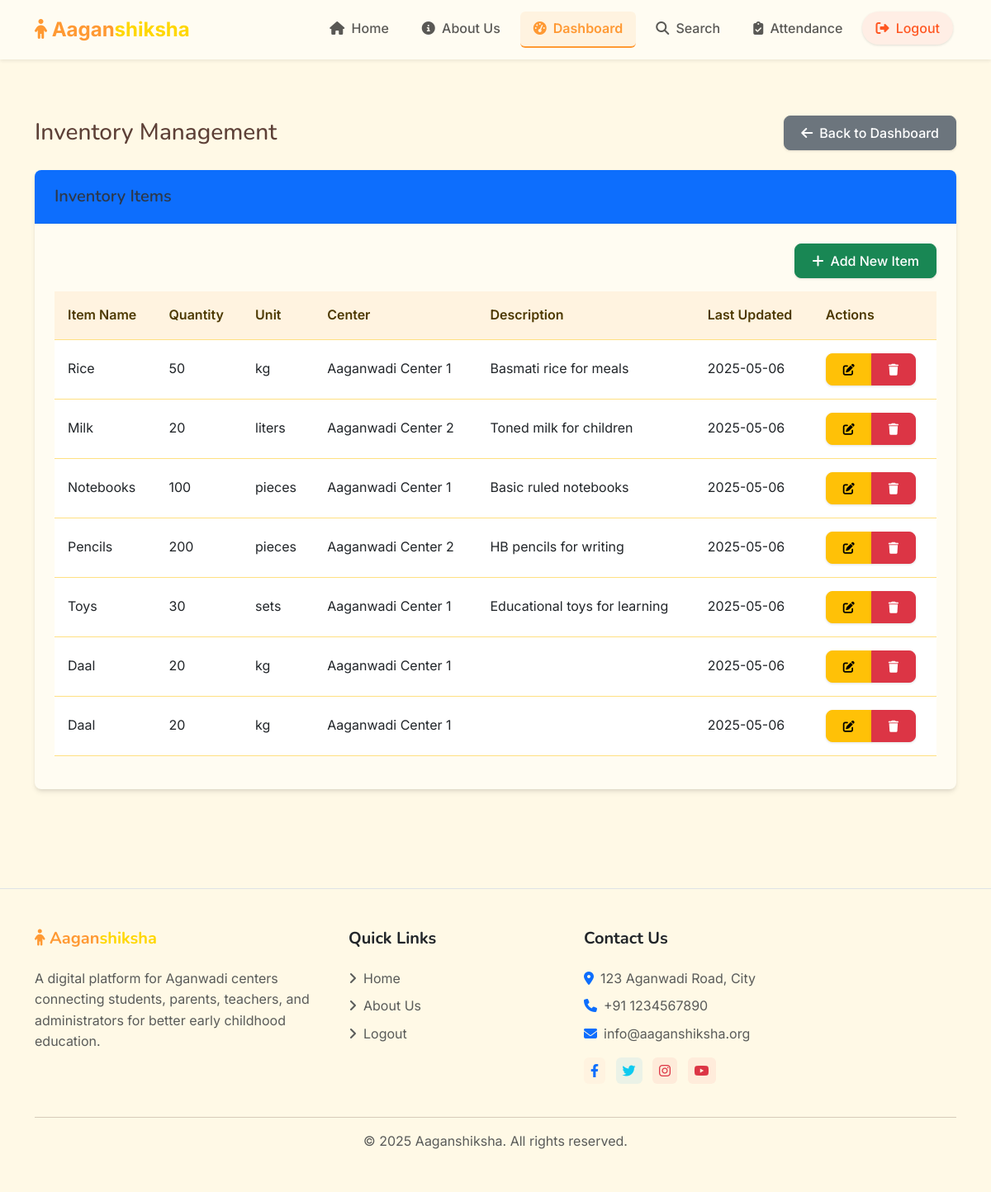
The page /admin/inventory (signed in) on the database as committed earlier.
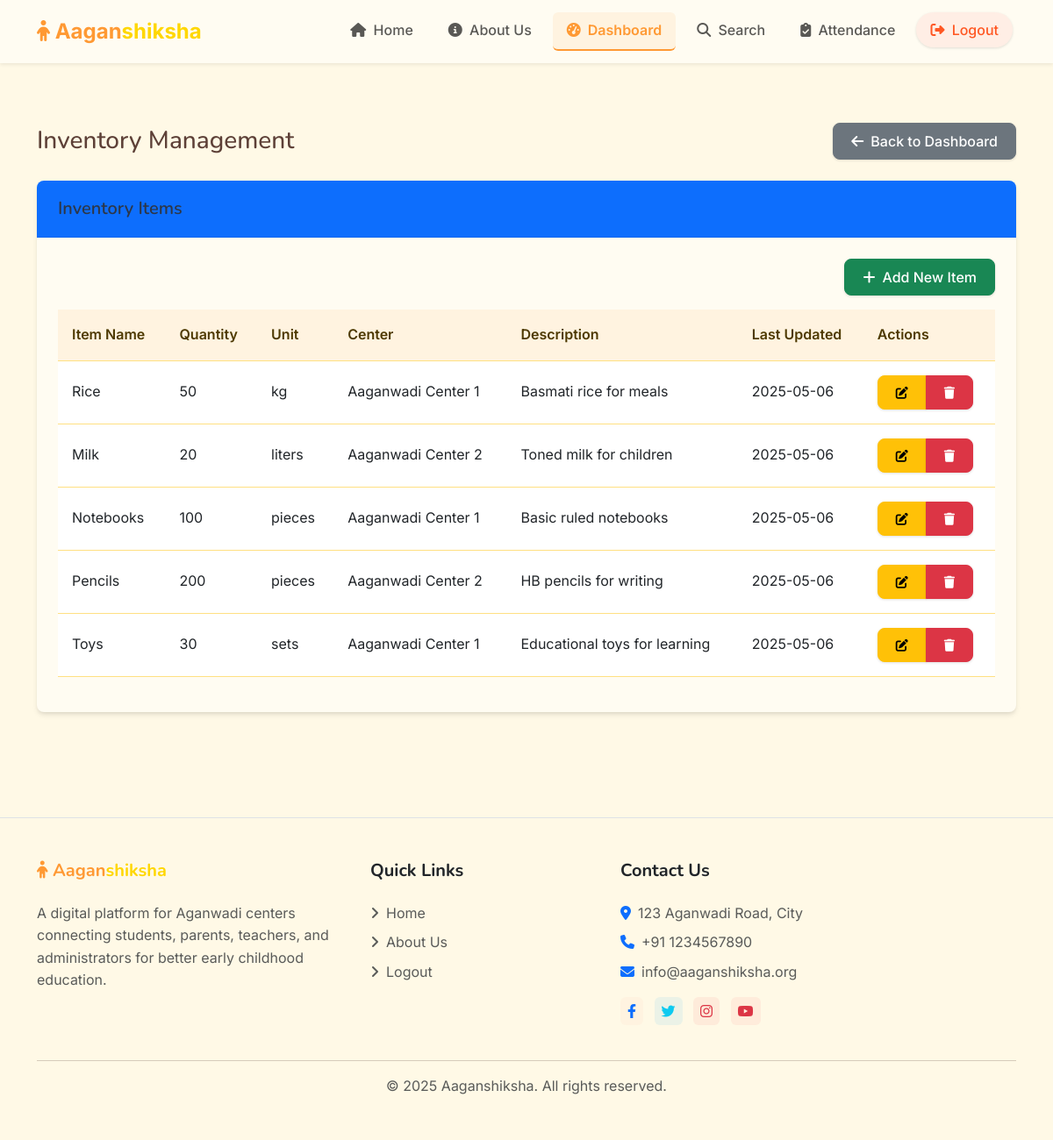
The same page on the database as committed later.
### models.py (models this page shows)
class Inventory(db.Model):
    id = db.Column(db.Integer, primary_key=True)
    item_name = db.Column(db.String(100), nullable=False)
    quantity = db.Column(db.Integer, default=0)
    unit = db.Column(db.String(20))
    description = db.Column(db.Text)
    center_id = db.Column(db.Integer, db.ForeignKey('center.id'), nullable=False)
    created_at = db.Column(db.DateTime, default=datetime.utcnow)
    updated_at = db.Column(db.DateTime, default=datetime.utcnow, onupdate=datetime.utcnow)

class Center(db.Model):
    id = db.Column(db.Integer, primary_key=True)
    name = db.Column(db.String(100), nullable=False)
    address = db.Column(db.String(200), nullable=False)
    contact_number = db.Column(db.String(15))
    email = db.Column(db.String(120))
    created_at = db.Column(db.DateTime, default=datetime.utcnow)
    students = db.relationship('Student', backref='center', lazy=True)
    inventory_items = db.relationship('Inventory', backref='center', lazy=True)

### routes/admin.py (the view)
@admin_bp.route('/inventory')
@login_required
@admin_required
def inventory():
    inventory_items = Inventory.query.all()
    return render_template('admin/inventory.html', inventory_items=inventory_items)

### app.py (called while the page is built)
@app.context_processor
def inject_csrf_token():
    return dict(csrf_token=generate_csrf)

@login_manager.user_loader
def load_user(user_id):
    return User.query.get(int(user_id))

### routes/admin.py (called while the page is built)
def admin_required(f):
    @wraps(f)
    def decorated_function(*args, **kwargs):
        if not current_user.is_authenticated or current_user.role != 'admin':
            flash('You need to be an admin to access this page.', 'danger')
            return redirect(url_for('auth.login'))
        return f(*args, **kwargs)
    return decorated_function

### templates/admin/inventory.html (shortened to what the changed rows need)
{% extends 'base.html' %}
{% block content %}
<div class="container py-4">
    <div class="d-flex justify-content-between align-items-center mb-4">
        <h1 class="h3 mb-0">Inventory Management</h1>
    </div>
    <div class="card mb-4">
        <div class="card-body">
            {% if is_add or is_edit %}
                <form method="POST">
                    {{ form.hidden_tag() }}
                    <div class="row mb-3">
                        <div class="col-md-6">
                            <label class="form-label">Item Name</label>
                            {{ form.item_name(class="form-control") }}
                            {% if form.item_name.errors %}
                                <div class="text-danger">
                                    {% for error in form.item_name.errors %}
                                        <small>{{ error }}</small>
                                    {% endfor %}
                                </div>
                            {% endif %}
                        </div>
                        <div class="col-md-3">
                            <label class="form-label">Quantity</label>
                            {{ form.quantity(class="form-control") }}
                            {% if form.quantity.errors %}
                                <div class="text-danger">
                                    {% for error in form.quantity.errors %}
                                        <small>{{ error }}</small>
                                    {% endfor %}
                                </div>
                            {% endif %}
                        </div>
                        <div class="col-md-3">
                            <label class="form-label">Unit</label>
                            {{ form.unit(class="form-control") }}
                            {% if form.unit.errors %}
                                <div class="text-danger">
                                    {% for error in form.unit.errors %}
                                        <small>{{ error }}</small>
                                    {% endfor %}
                                </div>
                            {% endif %}
                        </div>
                    </div>
                    <div class="mb-3">
                        <label class="form-label">Description</label>
                        {{ form.description(class="form-control", rows=3) }}
                        {% if form.description.errors %}
                            <div class="text-danger">
                                {% for error in form.description.errors %}
                                    <small>{{ error }}</small>
                                {% endfor %}
                            </div>
                        {% endif %}
                    </div>
                    <div class="mb-3">
                        <label class="form-label">Center</label>
                        {{ form.center_id(class="form-select") }}
                        {% if form.center_id.errors %}
                            <div class="text-danger">
                                {% for error in form.center_id.errors %}
                                    <small>{{ error }}</small>
                                {% endfor %}
                            </div>
                        {% endif %}
                    </div>
                    <div class="d-flex justify-content-between">
                        <a href="{{ url_for('admin.inventory') }}" class="btn btn-secondary">Cancel</a>
                        {{ form.submit(class="btn btn-primary") }}
                    </div>
                </form>
            {% else %}
                <div class="table-responsive">
                    <table class="table table-hover">
                        <thead>
                            <tr>
                                <th>Item Name</th>
                                <th>Quantity</th>
                                <th>Unit</th>
                                <th>Center</th>
                                <th>Description</th>
                                <th>Last Updated</th>
                                <th>Actions</th>
                            </tr>
                        </thead>
                        <tbody>
                            {% if inventory_items %}
                                {% for item in inventory_items %}
                                    <tr>
                                        <td>{{ item.item_name }}</td>
                                        <td>{{ item.quantity }}</td>
                                        <td>{{ item.unit }}</td>
                                        <td>{{ item.center.name }}</td>
                                        <td>{{ item.description }}</td>
                                        <td>{{ item.updated_at.strftime('%Y-%m-%d') }}</td>
                                        <td>
                                            <div class="btn-group btn-group-sm">
                                                <a href="{{ url_for('admin.edit_inventory', id=item.id) }}" class="btn btn-warning">
                                                    <i class="fas fa-edit"></i>
                                                </a>
                                                <button type="button" class="btn btn-danger" data-bs-toggle="modal" data-bs-target="#deleteModal{{ item.id }}">
                                                    <i class="fas fa-trash"></i>
                                                </button>
                                            </div>
                                        </td>
                                    </tr>
                                {% endfor %}
                            {% else %}
                                <tr>
                                    <td colspan="7" class="text-center">No inventory items found.</td>
                                </tr>
                            {% endif %}
                        </tbody>
                    </table>
                </div>
            {% endif %}
        </div>
    </div>
</div>
{% endblock %}

Rows that differ between the two databases and show on the page:
removed Inventory: item_name "Daal", quantity "20", unit "kg", center.name "Aaganwadi Center 1", updated_at "2025-05-06"
removed Inventory: item_name "Daal", quantity "20", unit "kg", center.name "Aaganwadi Center 1", updated_at "2025-05-06"
